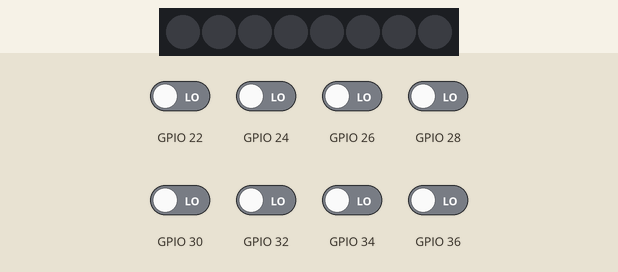
This sketch was run on a simulated ESP32. On the bench: 8 RGB LEDs in strip order, left to right. Wiring (inferred from the names in the program): PCA9685 PWM driver at I2C address 0x40. The test bench sets the inputs (shaded band); at power-on: GPIO 22, GPIO 24, GPIO 26, GPIO 28, GPIO 30, GPIO 32, GPIO 34, GPIO 36 LOW.

Above: at 1.2 s.
1.3 s: GPIO 22 driven HIGH
At 2.5 s:
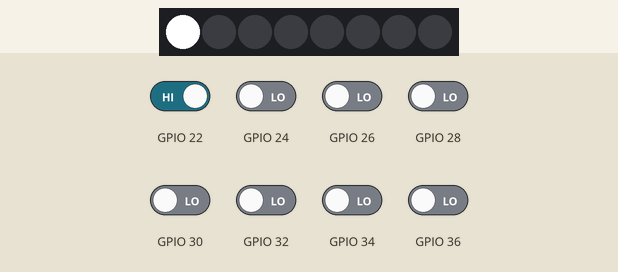
2.8 s: GPIO 24 driven HIGH
At 3.6 s:
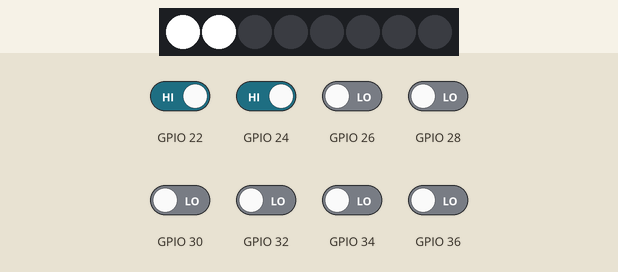
4.3 s: GPIO 26 driven HIGH
At 4.7 s:
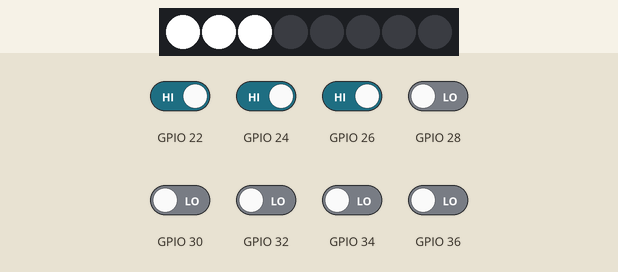
5.8 s: GPIO 28 driven HIGH
At 7.0 s:
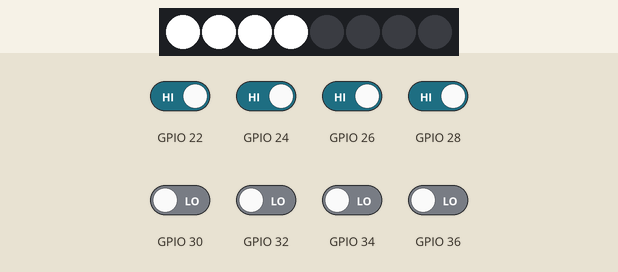
7.3 s: GPIO 30 driven HIGH
At 8.1 s:
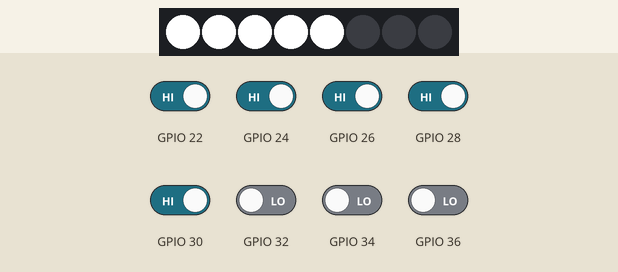
8.8 s: GPIO 32 driven HIGH
At 9.2 s:
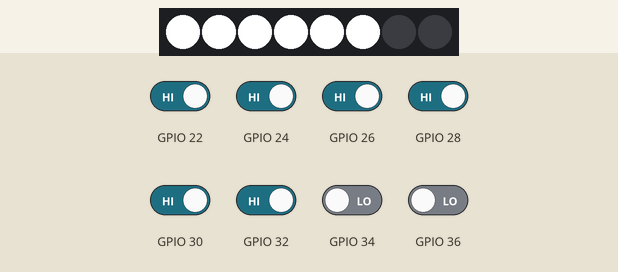
Timing chart, 0 to 11.3 s (numbered marks = the images above; inputs shaded):
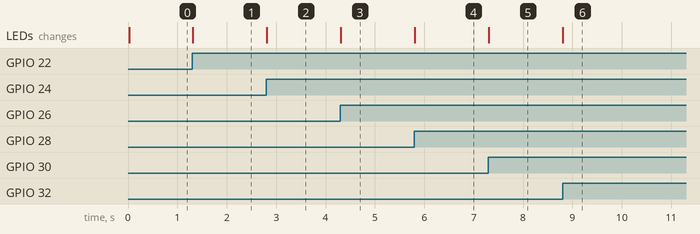

Measured:
- after the input at 1.3 s, the LEDs: change at once (image 1)
- after the input at 2.8 s, the LEDs: change at once (image 2)
- after the input at 4.3 s, the LEDs: change at once (image 3)
- after the input at 5.8 s, the LEDs: change at once (image 4)
- after the input at 7.3 s, the LEDs: change at once (image 5)
- after the input at 8.8 s, the LEDs: change at once (image 6)

The sketch:

PCA9685_mosfetArray_manual.ino
```cpp
// (licence header left out)
#include<Wire.h>

// PCA9685 I2C address is 0x40(64)
#define Addr 0x40

int mode = 0;
int PWM_ratio = 0;//=  {' ',' ',' ',' ',' ',' ',' ',' ',' ',' ',' ',' ',' ',' ',' ',' ',};
char PWM_ic;
int PWM_channel = 0;
int counter = 0;
char seperator = ',';
char input_char;
int input_int;
int input_data = 0;
int k = -1;
void setup()
{
  // Initialise I2C communication as MASTER
  Wire.begin();
  Wire.setClock(400000);
  // Initialise Serial Communication, Baud rate = 9600
  Serial.begin(115200);

  // Start I2C Transmission
  Wire.beginTransmission(Addr);
  // Select MODE2 register
  Wire.write(0x01);
  // All pin's outputs are configured with a totem pole structure.
  Wire.write(0x04);
  // Stop I2C Transmission
  Wire.endTransmission();

  // Start I2C Transmission
  Wire.beginTransmission(Addr);
  // Select MODE1 register
  Wire.write(0x00);
  // Response to LED all-call I2C address
  Wire.write(0x01);
  // Stop I2C Transmission
  Wire.endTransmission();
  delay(5);

  // Start I2C Transmission
  Wire.beginTransmission(Addr);
  // Select data register
  Wire.write(0x00);
  // Stop I2C Transmission
  Wire.endTransmission();

  // Request 1 byte of data
  Wire.requestFrom(Addr, 1);

  // Read 1 byte of data
  if (Wire.available() == 1)
  {
    mode = Wire.read();
  }

  // Start I2C Transmission
  Wire.beginTransmission(Addr);
  // Select MODE1 register
  Wire.write(0x00);
  // Response to LED all-call I2C address
  Wire.write(0x10);
  // Stop I2C Transmission
  Wire.endTransmission();

  //  // Start I2C Transmission
  //  Wire.beginTransmission(Addr);
  //  // Select PRE_SCALE register
  //  Wire.write(0xFE);
  //  // Set prescale frequency to 60 Hz
  //  Wire.write(0x65);
  //  // Stop I2C Transmission
  //  Wire.endTransmission();

  // Start I2C Transmission
  Wire.beginTransmission(Addr);
  // Select MODE1 register
  Wire.write(0x00);
  // Response to LED all-call I2C address
  Wire.write((byte)mode);
  // Stop I2C Transmission
  Wire.endTransmission();
  delay(5);

  // Start I2C Transmission
  Wire.beginTransmission(Addr);
  // Select MODE1 register
  Wire.write(0x00);
  // Response to LED all-call I2C address
  Wire.write((mode | 0x80));
  // Stop I2C Transmission
  Wire.endTransmission();

pinMode(22, INPUT);
pinMode(24, INPUT);
pinMode(26, INPUT);
pinMode(28, INPUT);
pinMode(30, INPUT);
pinMode(32, INPUT);
pinMode(34, INPUT);
pinMode(36, INPUT);
}

void loop()
{
if(digitalRead(22)){
 PWM_channel = 1;
 PWM_ratio = 4095;
 wireTransmission();
}
else {
 PWM_channel = 1;
 PWM_ratio = 0;
 wireTransmission();
}
if(digitalRead(24)){
 PWM_channel = 2;
 PWM_ratio = 4095;
 wireTransmission();
}
else {
 PWM_channel = 2;
 PWM_ratio = 0;
 wireTransmission();
}
if(digitalRead(26)){
 PWM_channel = 3;
 PWM_ratio = 4095;
 wireTransmission();
}
else {
 PWM_channel = 3;
 PWM_ratio = 0;
 wireTransmission();
}
if(digitalRead(28)){
 PWM_channel = 4;
 PWM_ratio = 4095;
 wireTransmission();
}
else {
 PWM_channel = 4;
 PWM_ratio = 0;
 wireTransmission();
}
if(digitalRead(30)){
 PWM_channel = 5;
 PWM_ratio = 4095;
 wireTransmission();
}
else {
 PWM_channel = 5;
 PWM_ratio = 0;
 wireTransmission();
}
if(digitalRead(32)){
 PWM_channel = 6;
 PWM_ratio = 4095;
 wireTransmission();
}
else {
 PWM_channel = 6;
 PWM_ratio = 0;
 wireTransmission();
}
if(digitalRead(34)){
 PWM_channel = 7;
 PWM_ratio = 4095;
 wireTransmission();
}
else {
 PWM_channel = 7;
 PWM_ratio = 0;
 wireTransmission();
}
if(digitalRead(36)){
 PWM_channel = 8;
 PWM_ratio = 4095;
 wireTransmission();
}
else {
 PWM_channel = 8;
 PWM_ratio = 0;
 wireTransmission();
}
  counter = 0;

}

void wireTransmission()
{
  Wire.beginTransmission(Addr);
  // Select LEDn_ON_L register
  //Wire.write(i);

  Wire.write(4 * PWM_channel + 2);
  //LEDn_ON lower byte
  Wire.write(0);//on starts at time 0 (no delay)
  // Stop I2C Transmission
  Wire.endTransmission();

  // Start I2C Transmission
  Wire.beginTransmission(Addr);
  // Select ALL_LED_ON_H register
  Wire.write(4 * PWM_channel + 3);
  // ALL_LED_ON higher byte
  Wire.write(0);//on starts at time 0 (no delay)
  // Stop I2C Transmission
  Wire.endTransmission();

  // Start I2C Transmission
  Wire.beginTransmission(Addr);
  // Select ALL_LED_OFF_L register
  Wire.write(4 * PWM_channel + 4);
  // ALL_LED_OFF lower byte
  Wire.write((PWM_ratio & 0xFF));//this goes from 0 to 255

  // Stop I2C Transmission
  Wire.endTransmission();

  // Start I2C Transmission
  Wire.beginTransmission(Addr);
  // Select ALL_LED_OFF_H register
  Wire.write(4 * PWM_channel + 5);
  // ALL_LED_OFF higher byte
  Wire.write(PWM_ratio >> 8); //this goes from 0 to 16
  // Stop I2C Transmission
  Wire.endTransmission();
}
```
